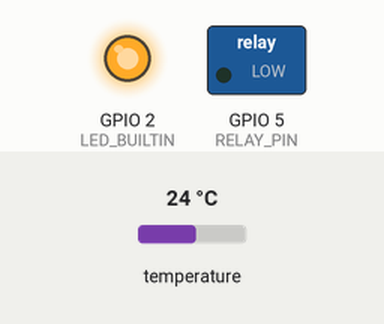
Bench run of a sketch on a simulated ESP8266 (NodeMCU). Parts: switched loads named in the sketch (green lamp = pin HIGH), output pins drawn as LEDs (lit = HIGH, except the on-board LED, lit = LOW). The test bench sets the inputs (shaded band); at power-on: temperature 24 °C.

Above: at 0.1 s.
At 37.5 s:
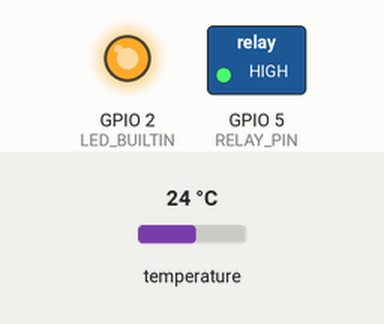
Timing chart, 0 to 39.0 s (numbered marks = the images above):
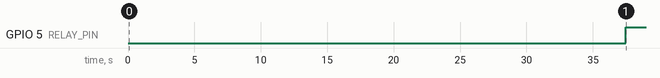

Measured:
- by itself, GPIO 5 (RELAY_PIN): LOW → HIGH at 37.5 s

The sketch:

DS18B20.ino
```cpp
#include <OneWire.h>
#include <DallasTemperature.h>
#include <LiquidCrystal.h>
#include <ESP8266WiFi.h>
#include <WiFiUdp.h>


//#define DEBUG (1)
#define ESP8266
#define USEWIFI
#define TEMP_HIGH_LIM 40.0f
#define TEMP_LOW_LIM 38.0f
#define FILTER_SZ 50

// initialize the library by associating any needed LCD interface pin
// with the arduino pin number it is connected to
#ifndef ESP8266
#define ONE_WIRE_BUS 3
#define RELAY_PIN 4
const int rs = 10, en = 9, d4 = 8, d5 = 7, d6 = 6, d7 = 5;
#else
#define ONE_WIRE_BUS 4
#define RELAY_PIN 5
//const int rs = D3, en = D4, d4 = D6, d5 = D5, d6 = D8, d7 = D7;
const int rs = 0, en = 2, d4 = 12, d5 = 14, d6 = 15, d7 = 13;
#endif


#ifndef USEWIFI
LiquidCrystal lcd(rs, en, d4, d5, d6, d7);
#else
int port = 8888;
WiFiUDP udp;
char incomingPacket[256];
const char *ssid = "DongXia_AP";
const char *password = "mywififoralexa";
const char *ipaddr = "192.168.4.2";
char tempHead[] = "temp:";
char rlyHead[] = "rly:";
char maxMinHead[] = "maxmin:";
char rlyCntHead[] = "rcnt:";
bool relayState;
#endif

OneWire onewire(ONE_WIRE_BUS);
DallasTemperature tempSensor(&onewire);

//filter buffer
static float buffer[FILTER_SZ];


void setup() {

  #ifdef DEBUG
    Serial.begin(9600);
  #endif

  pinMode(LED_BUILTIN, OUTPUT);
  pinMode(RELAY_PIN, OUTPUT);
  relayState = false;
  tempSensor.begin();

  #ifdef USEWIFI
  WiFi.softAP(ssid, password);
  udp.begin(port);
  sndUdpPacket(rlyHead, 0);
  #else
  // set up the LCD's number of columns and rows:
  lcd.begin(16, 2);
  lcd.setCursor(0,0);
  lcd.print("T:         N:");
  lcd.setCursor(0,1);
  lcd.print("RLY:OFF[  -  ]*C");
  #endif

  for(int i = 0; i < FILTER_SZ; i++) buffer[i] = 0.0f;
}

void loop() {
  static float sum = 0.0f;
  static int idx = 0;
  static float maxTemp = 0, minTemp = 999.0;
  static bool isNotReady = 1;
  static int rlyCnter = 0;

  tempSensor.requestTemperatures(); // Send the command to get temperatures
  float temp = tempSensor.getTempCByIndex(0);
  #ifdef DEBUG
    Serial.println(temp);
  #endif
  //Moving average the temperature
  sum += temp;
  sum -= buffer[idx];
  buffer[idx] = temp;
  idx =  (idx < FILTER_SZ - 1)?(idx+1):0;

  temp = sum/FILTER_SZ;
  #ifdef DEBUG
    Serial.print("averaged:");
    Serial.println(temp);
  #endif
  if(isNotReady && (idx == FILTER_SZ -1)) isNotReady = 0;
  // Print a message to the LCD.
  if(isNotReady) return;
  #ifndef USEWIFI
    DisplayTemp(temp);
  #else
    //send the temperature via udp
    sndUdpPacket(tempHead, (int) temp);
  #endif
  maxTemp = (maxTemp<temp)?temp:maxTemp;
  minTemp = (minTemp>temp)?temp:minTemp;
  #ifndef USEWIFI
  DisplayMaxMinTemp(maxTemp,minTemp);
  #else
  int maxmin = (int(maxTemp+0.5) << 8) + (int(minTemp+0.5));
  sndUdpPacket(maxMinHead, maxmin);
  #endif
  ReactWithTemp(temp, &rlyCnter);
  #ifndef USEWIFI
  DisplayRelayCounter(rlyCnter);
  #else
  sndUdpPacket(rlyCntHead, rlyCnter);
  sndUdpPacket(rlyHead, relayState?1:0);
  #endif
}

#ifndef USEWIFI
void DisplayTemp(float temp)
{
  lcd.setCursor(2,0);
  if(temp > 99.9f) lcd.print("N/A");
  else if(temp < 0.0f) lcd.print("ERR!");
  else {
    int inttemp = temp * 1000 + 5;
    lcd.print((float)inttemp/1000.0f);
    lcd.print("*C");
  }
}

void DisplayMaxMinTemp(float maxtemp, float mintemp)
{
  lcd.setCursor(8,1);
  lcd.print(int(mintemp+0.5));
  lcd.print("-");
  lcd.print(int(maxtemp+0.5));
}

void DisplayRelayCounter(int no)
{
  lcd.setCursor(13,0);
  lcd.print(no);
}
#endif

uint8_t ReactWithTemp(float temp, int * pcnter)
{
  static uint8_t statusRelay = 0;
  if((temp <= TEMP_LOW_LIM) && (statusRelay == 0))
  {
    statusRelay = 1;
    RelayOn();
    (*pcnter)++;
  }
  if((temp >= TEMP_HIGH_LIM) && (statusRelay == 1))
  {
    statusRelay = 0;
    RelayOff();
    (*pcnter)++;
  }
  return statusRelay;
}

void RelayOn()
{
#ifndef ESP8266
  digitalWrite(LED_BUILTIN, HIGH);
#endif
  digitalWrite(RELAY_PIN, HIGH);
#ifdef DEBUG
  Serial.println("RELAY ON");
#endif

#ifndef USEWIFI
  lcd.setCursor(4,1);
  lcd.print("ON ");
#else
  //sndUdpPacket(rlyHead, 1);
  relayState = true;
#endif
}

void RelayOff()
{
#ifndef ESP8266
  digitalWrite(LED_BUILTIN, LOW);
#endif
  digitalWrite(RELAY_PIN, LOW);
#ifdef DEBUG
  Serial.println("RELAY OFF");
#endif

#ifndef USEWIFI
  lcd.setCursor(4,1);
  lcd.print("OFF");
#else
  //sndUdpPacket(rlyHead, 0);
  relayState = false;
#endif
}

#ifdef USEWIFI
void sndUdpPacket(char * preStr, int val)
{
    String str = String(val);
    udp.beginPacket(ipaddr, port);
    udp.write(preStr);
    udp.write(str.c_str());
    udp.write(";");
    udp.endPacket();
}
#endif
```
